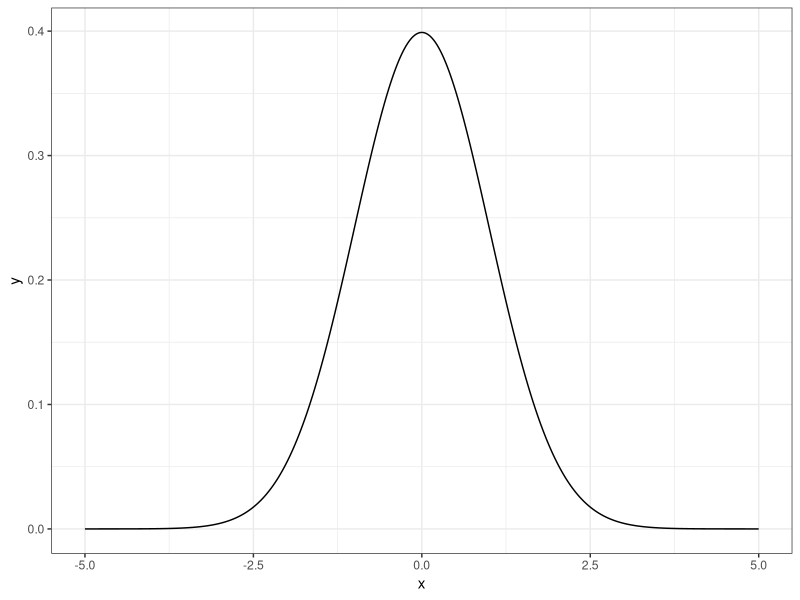
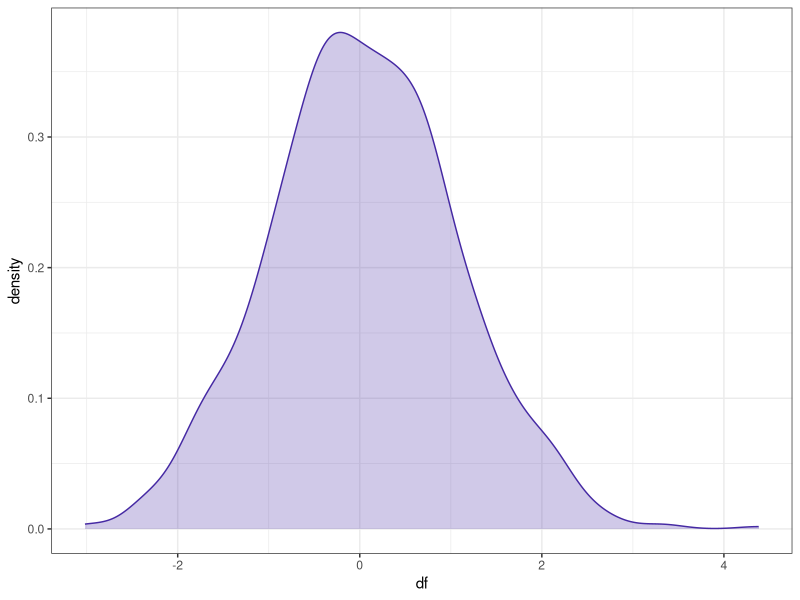
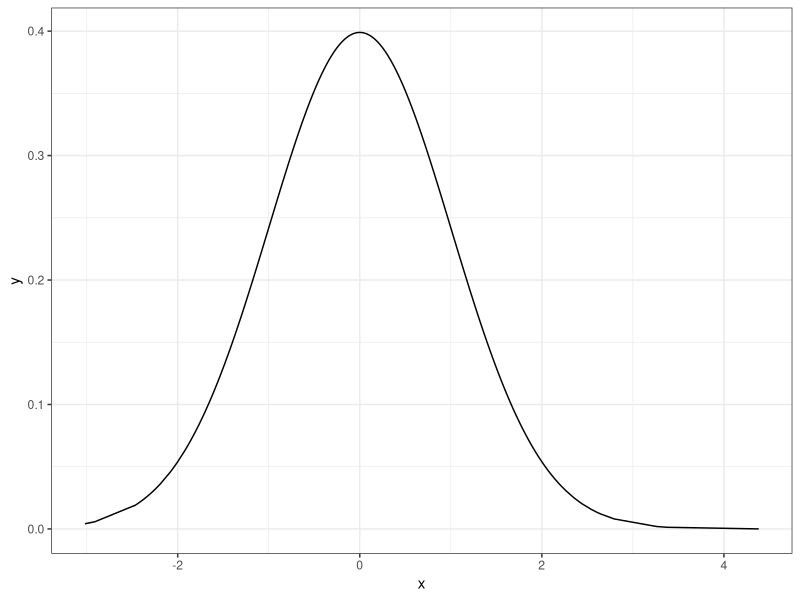
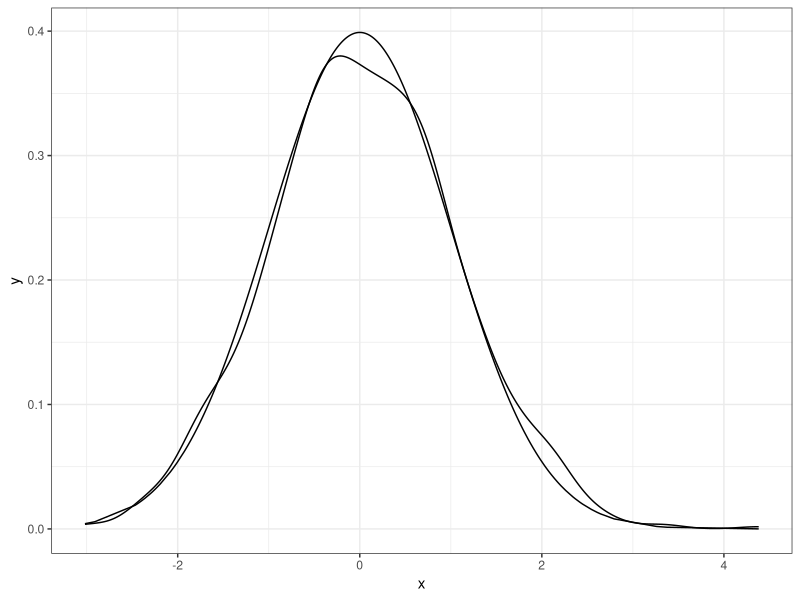

These figures' R source, in order:
## ---- chunk 1
suppressPackageStartupMessages({
  library(tidyverse)})
## ---- chunk 2
norm_dist <- function(x, mu, sigma) {
  coef = 1/(sigma*sqrt(2*pi))
  power =-((x - mu)**2)/(2*sigma**2)
  return(coef*exp(power))
}
## ---- chunk 3
data_frame(x = seq(-5, 5, 0.01), 
           y = norm_dist(x, 0, 1)) %>% 
  ggplot(aes(x, y)) + 
  geom_line() + 
  theme_bw()
## ---- chunk 4
# Generate dataset
set.seed(2387) # for reproducibility
df <- rnorm(n = 1000, mean = 0, sd = 1)
## ---- chunk 5
df[1:20]
## ---- chunk 6
ggplot(data_frame(df = df), aes(df)) + 
  geom_density(fill = "#4529A3", color = "#4529A3", alpha = 0.25) + 
  theme_bw()
## ---- chunk 7
# show function/s with all their attributes
df2 <- dnorm(df, mean = 0, sd = 1)
## ---- chunk 8
# Visualize/print output
df2[1:20]
## ---- chunk 9
data_frame(x = df, 
           y = df2) %>% 
  ggplot(aes(x,y)) + 
  geom_line() + 
  theme_bw()
## ---- chunk 10
data_frame(x = df, 
           y = df2) %>% 
  ggplot(aes(x)) + 
  geom_density() + 
  geom_line(aes(y=y)) + 
  theme_bw()
